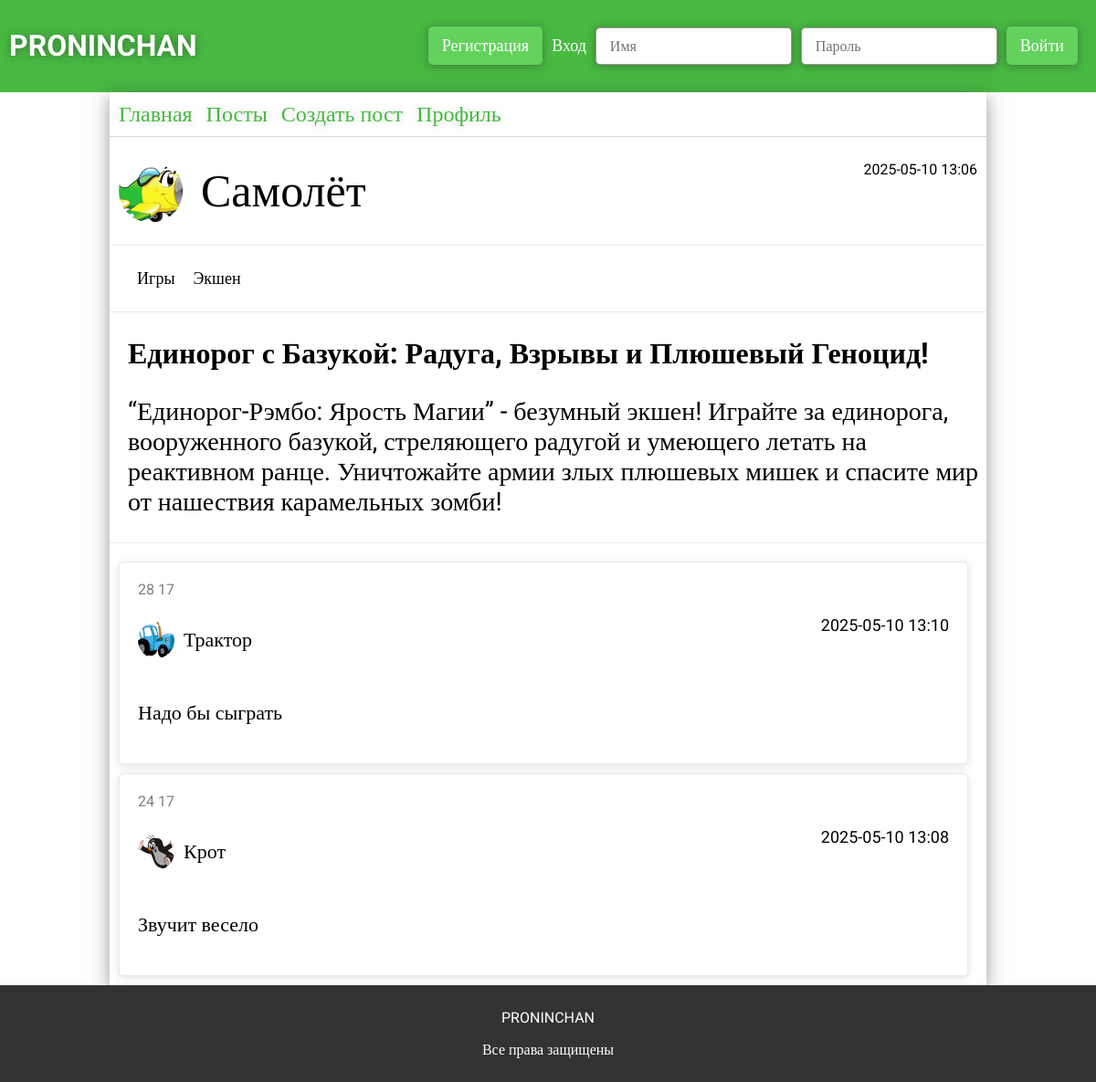
The app's page /post/17 with its own data.
### app.py (models this page shows)
class Users(db.Model):
    __tablename__ = 'users'
    id = db.Column(db.Integer, primary_key=True)
    username = db.Column(db.String(32), unique=True, nullable=False)
    photo = db.Column(db.String(124))
    email = db.Column(db.String(64), unique=True, nullable=False)
    password = db.Column(db.String(30), nullable=False)
    access = db.Column(db.String(64), nullable=False, default='user')
    all_posts = db.relationship("ForumPosts", backref="user_author", cascade="all, delete-orphan")
    all_comments = db.relationship("ForumComments", backref="user_author")

class ForumPosts(db.Model):
    __tablename__ = 'forum_posts'
    id = db.Column(db.Integer, primary_key=True)
    user_id = db.Column(db.Integer, db.ForeignKey('users.id'), nullable=False)
    theme = db.Column(db.String(124), nullable=False)
    text = db.Column(db.Text, nullable=False)
    section_id = db.Column(db.Integer, db.ForeignKey('forum_sections.id'), nullable=False)
    category_id = db.Column(db.Integer, db.ForeignKey('forum_categories.id'), nullable=False)
    created_at = db.Column(db.DateTime, default=datetime.now)
    user = db.relationship("Users", backref="posts")
    sections = db.relationship("ForumSections")
    categories = db.relationship("ForumCategory")
    all_comments = db.relationship("ForumComments", backref="forum_post", cascade="all, delete-orphan")

class ForumSections(db.Model):
    __tablename__ = 'forum_sections'
    id = db.Column(db.Integer, primary_key=True)
    section = db.Column(db.String(32), unique=True, nullable=False)
    category = db.relationship('ForumCategory', backref='section', lazy=True, cascade="all, delete-orphan")
    posts = db.relationship('ForumPosts', backref='section', lazy=True, cascade="all, delete-orphan")

class ForumCategory(db.Model):
    __tablename__ = 'forum_categories'
    id = db.Column(db.Integer, primary_key=True)
    category = db.Column(db.String(32), unique=True, nullable=False)
    section_id = db.Column(db.Integer, db.ForeignKey('forum_sections.id'), nullable=False)
    posts = db.relationship('ForumPosts', backref='category', lazy=True, cascade="all, delete-orphan")

class ForumComments(db.Model):
    __tablename__ = 'forum_comments'
    id = db.Column(db.Integer, primary_key=True)
    user_id = db.Column(db.Integer, db.ForeignKey('users.id'), nullable=False)
    text = db.Column(db.Text, nullable=False)
    created_at = db.Column(db.DateTime, default=datetime.now)
    post_id = db.Column(db.Integer, db.ForeignKey('forum_posts.id'), nullable=False)
    user = db.relationship("Users", backref="comments")
    post = db.relationship('ForumPosts', backref='comments')

### app.py (the view)
@app.route('/post/<int:post>', methods=['GET','POST'])
def post(post):
    comments = ForumComments.query.filter_by(post_id=post).order_by(ForumComments.created_at.desc()).all()
    sections = ForumSections.query.all()
    category = ForumCategory.query.all()
    posts = ForumPosts.query.all()
    post = ForumPosts.query.get_or_404(post)
    if 'user' in session:
        try:
            access = (Users.query.filter_by(id=session['user']).first()).access
        except:
            return redirect(url_for('logout'))
        return render_template('post.html', post=post, posts=posts, category=category, sections=sections, comments=comments, access=access)
    else:
        return render_template('post.html', post=post, posts=posts, category=category, sections=sections, comments=comments)

### templates/post.html (shortened to what this page needs)
{% extends 'main.html' %}
{% block main %}
<link rel="stylesheet" href="{{url_for('static', filename='css/post.css')}}">
    <div class="post-created">
        <div>
            <img src="{{ url_for('static', filename=post.user.photo) if post.user.photo else url_for('static', filename='img/person.svg') }}" alt="">
            <p>{{post.user.username}}</p>
        </div>
        <p>{{post.created_at.strftime('%Y-%m-%d %H:%M')}}</p>
    </div>
    <div class="post-main">
        <div>
            <p>{{post.sections.section}}</p>
            <p>{{post.categories.category}}</p>
        </div>
        <h2>{{post.theme}}</h2>
        <p>{{post.text}}</p>
    </div>
    <div class="post-comments">
        <div class="comments">
            {% for comment in comments %}
            <div class="comments-comment" id="comment-{{comment.id}}">
                <p class="comment-id">{{comment.id}} {{comment.post_id}}</p>
                <div class="comments-comment-title">
                    <div>
                        <img src="{{ url_for('static', filename=comment.user.photo) if comment.user.photo else url_for('static', filename='img/person.svg') }}" alt="">
                        <p class="user-{{comment.user_id}}">{{comment.user.username}}{% if access == 'admin' %}<button class="ban-button" value="{{comment.user_id}}" data-user="{{comment.user.username}}">забанить</button>{% endif %}</p>
                    </div>
                    <p class="comment-created">{{comment.created_at.strftime('%Y-%m-%d %H:%M')}}</p>
                </div>
                <p class="comment-text" data-text="{{comment.text}}">{{comment.text}}</p>
            </div>
            {% endfor %}
        </div>
    </div>
{% endblock %}

### static/css/base.css (style rules this page uses)
* { font-family: "Roboto"; }
body { margin: 0; padding: 0; display: flex; flex-direction: column; min-height: 100vh; }

### static/css/post.css (style rules this page uses)
.post-created { display: flex; justify-content: space-between; padding: 10px; border-bottom: 1px solid rgba(51, 51, 51, 0.1); }
.post-created div { display: flex; align-items: center; }
.post-created div img { width: 70px; height: 70px; border-radius: 50%; overflow: hidden; -o-object-fit: cover; object-fit: cover; }
.post-created div p { font-size: 50px; margin: 20px; }
.post-main { flex: 1; }
.post-main div { display: flex; border-bottom: 1px solid rgba(51, 51, 51, 0.1); padding: 20px; }
.post-main div p { font-size: 18px; margin: 5px 10px; }
.post-main h2 { margin-left: 20px; font-size: 32px; }
.post-main p { margin-left: 20px; font-size: 28px; }
.post-comments { border-top: 1px solid rgba(51, 51, 51, 0.1); padding: 10px; display: flex; }
.post-comments .comments { width: 100%; }
.post-comments .comments .comments-comment { position: relative; margin-top: 10px; margin-right: 10px; padding: 20px; border-radius: 5px; border: 1px solid rgba(51, 51, 51, 0.1); box-shadow: 0 2px 10px rgba(51, 51, 51, 0.15); }
.post-comments .comments .comments-comment .comments-comment-title { display: flex; justify-content: space-between; font-size: 14px; margin-top: 20px; }
.post-comments .comments .comments-comment .comments-comment-title div { display: flex; align-items: center; font-size: 22px; margin: 10px 0; }
.post-comments .comments .comments-comment .comments-comment-title div img { width: 40px; height: 40px; border-radius: 50%; overflow: hidden; -o-object-fit: cover; object-fit: cover; margin-right: 10px; }
.post-comments .comments .comments-comment .comment-id { margin: 0; opacity: 50%; height: 0; }
.post-comments .comments .comments-comment .comment-text { font-size: 22px; }
.post-comments .comments .comments-comment .comment-created { font-size: 18px; }

### records on screen
Users: photo (picture), user.username "Самолёт"
ForumPosts: created_at "2025-05-10 13:06", theme "Единорог с Базукой: Радуга, Взрывы и Плюшевый Геноцид!", text "“Единорог-Рэмбо: Ярость Магии” - безумный экшен! Играйте за единорога, вооруженного базукой, стреляющего радугой и умеющего летать на реактивном ранце. Уничтожайте армии злых плюшевых мишек и спасите мир от нашествия карамельных зомби!"
ForumSections: sections.section "Игры"
ForumCategory: categories.category "Экшен"
ForumComments: id "28", post_id "17", photo (picture), user.username "Трактор", created_at "2025-05-10 13:10", text "Надо бы сыграть"
ForumComments: id "24", post_id "17", photo (picture), user.username "Крот", created_at "2025-05-10 13:08", text "Звучит весело"
